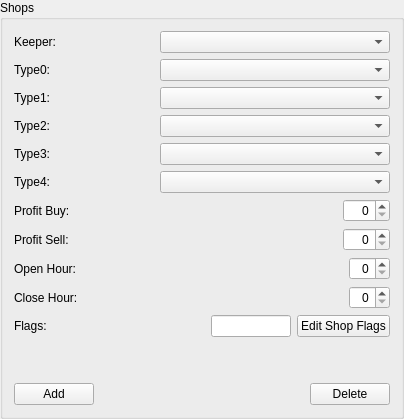
           <widget class="QGroupBox" name="shopBox">
            <property name="title">
             <string>Shops</string>
            </property>
            <layout class="QVBoxLayout">
             <item>
              <layout class="QHBoxLayout">
               <property name="margin">
                <number>0</number>
               </property>
               <item>
                <widget class="QLabel" name="label_99">
                 <property name="minimumSize">
                  <size>
                   <width>100</width>
                   <height>0</height>
                  </size>
                 </property>
                 <property name="maximumSize">
                  <size>
                   <width>100</width>
                   <height>16777215</height>
                  </size>
                 </property>
                 <property name="text">
                  <string>Keeper:</string>
                 </property>
                </widget>
               </item>
               <item>
                <spacer>
                 <property name="orientation">
                  <enum>Qt::Horizontal</enum>
                 </property>
                 <property name="sizeHint" stdset="0">
                  <size>
                   <width>40</width>
                   <height>20</height>
                  </size>
                 </property>
                </spacer>
               </item>
               <item>
                <widget class="QComboBox" name="shopKeeperBox">
                 <property name="minimumSize">
                  <size>
                   <width>230</width>
                   <height>0</height>
                  </size>
                 </property>
                 <property name="focusPolicy">
                  <enum>Qt::WheelFocus</enum>
                 </property>
                </widget>
               </item>
              </layout>
             </item>
             <item>
              <layout class="QHBoxLayout">
               <property name="margin">
                <number>0</number>
               </property>
               <item>
                <widget class="QLabel" name="label_100">
                 <property name="minimumSize">
                  <size>
                   <width>100</width>
                   <height>0</height>
                  </size>
                 </property>
                 <property name="maximumSize">
                  <size>
                   <width>100</width>
                   <height>16777215</height>
                  </size>
                 </property>
                 <property name="text">
                  <string>Type0:</string>
                 </property>
                </widget>
               </item>
               <item>
                <spacer>
                 <property name="orientation">
                  <enum>Qt::Horizontal</enum>
                 </property>
                 <property name="sizeHint" stdset="0">
                  <size>
                   <width>40</width>
                   <height>20</height>
                  </size>
                 </property>
                </spacer>
               </item>
               <item>
                <widget class="QComboBox" name="shopType0Box">
                 <property name="minimumSize">
                  <size>
                   <width>230</width>
                   <height>0</height>
                  </size>
                 </property>
                 <property name="focusPolicy">
                  <enum>Qt::WheelFocus</enum>
                 </property>
                </widget>
               </item>
              </layout>
             </item>
             <item>
              <layout class="QHBoxLayout">
               <property name="margin">
                <number>0</number>
               </property>
               <item>
                <widget class="QLabel" name="label_101">
                 <property name="minimumSize">
                  <size>
                   <width>100</width>
                   <height>0</height>
                  </size>
                 </property>
                 <property name="maximumSize">
                  <size>
                   <width>100</width>
                   <height>16777215</height>
                  </size>
                 </property>
                 <property name="text">
                  <string>Type1:</string>
                 </property>
                </widget>
               </item>
               <item>
                <spacer>
                 <property name="orientation">
                  <enum>Qt::Horizontal</enum>
                 </property>
                 <property name="sizeHint" stdset="0">
                  <size>
                   <width>40</width>
                   <height>20</height>
                  </size>
                 </property>
                </spacer>
               </item>
               <item>
                <widget class="QComboBox" name="shopType1Box">
                 <property name="minimumSize">
                  <size>
                   <width>230</width>
                   <height>0</height>
                  </size>
                 </property>
                 <property name="focusPolicy">
                  <enum>Qt::WheelFocus</enum>
                 </property>
                </widget>
               </item>
              </layout>
             </item>
             <item>
              <layout class="QHBoxLayout">
               <property name="margin">
                <number>0</number>
               </property>
               <item>
                <widget class="QLabel" name="label_102">
                 <property name="minimumSize">
                  <size>
                   <width>100</width>
                   <height>0</height>
                  </size>
                 </property>
                 <property name="maximumSize">
                  <size>
                   <width>100</width>
                   <height>16777215</height>
                  </size>
                 </property>
                 <property name="text">
                  <string>Type2:</string>
                 </property>
                </widget>
               </item>
               <item>
                <spacer>
                 <property name="orientation">
                  <enum>Qt::Horizontal</enum>
                 </property>
                 <property name="sizeHint" stdset="0">
                  <size>
                   <width>40</width>
                   <height>20</height>
                  </size>
                 </property>
                </spacer>
               </item>
               <item>
                <widget class="QComboBox" name="shopType2Box">
                 <property name="minimumSize">
                  <size>
                   <width>230</width>
                   <height>0</height>
                  </size>
                 </property>
                 <property name="focusPolicy">
                  <enum>Qt::WheelFocus</enum>
                 </property>
                </widget>
               </item>
              </layout>
             </item>
             <item>
              <layout class="QHBoxLayout">
               <property name="margin">
                <number>0</number>
               </property>
               <item>
                <widget class="QLabel" name="label_103">
                 <property name="minimumSize">
                  <size>
                   <width>100</width>
                   <height>0</height>
                  </size>
                 </property>
                 <property name="maximumSize">
                  <size>
                   <width>100</width>
                   <height>16777215</height>
                  </size>
                 </property>
                 <property name="text">
                  <string>Type3:</string>
                 </property>
                </widget>
               </item>
               <item>
                <spacer>
                 <property name="orientation">
                  <enum>Qt::Horizontal</enum>
                 </property>
                 <property name="sizeHint" stdset="0">
                  <size>
                   <width>40</width>
                   <height>20</height>
                  </size>
                 </property>
                </spacer>
               </item>
               <item>
                <widget class="QComboBox" name="shopType3Box">
                 <property name="minimumSize">
                  <size>
                   <width>230</width>
                   <height>0</height>
                  </size>
                 </property>
                 <property name="focusPolicy">
                  <enum>Qt::WheelFocus</enum>
                 </property>
                </widget>
               </item>
              </layout>
             </item>
             <item>
              <layout class="QHBoxLayout">
               <property name="margin">
                <number>0</number>
               </property>
               <item>
                <widget class="QLabel" name="label_104">
                 <property name="minimumSize">
                  <size>
                   <width>100</width>
                   <height>0</height>
                  </size>
                 </property>
                 <property name="maximumSize">
                  <size>
                   <width>100</width>
                   <height>16777215</height>
                  </size>
                 </property>
                 <property name="text">
                  <string>Type4:</string>
                 </property>
                </widget>
               </item>
               <item>
                <spacer>
                 <property name="orientation">
                  <enum>Qt::Horizontal</enum>
                 </property>
                 <property name="sizeHint" stdset="0">
                  <size>
                   <width>40</width>
                   <height>20</height>
                  </size>
                 </property>
                </spacer>
               </item>
               <item>
                <widget class="QComboBox" name="shopType4Box">
                 <property name="minimumSize">
                  <size>
                   <width>230</width>
                   <height>0</height>
                  </size>
                 </property>
                 <property name="focusPolicy">
                  <enum>Qt::WheelFocus</enum>
                 </property>
                </widget>
               </item>
              </layout>
             </item>
             <item>
              <layout class="QHBoxLayout">
               <property name="margin">
                <number>0</number>
               </property>
               <item>
                <widget class="QLabel" name="label_105">
                 <property name="minimumSize">
                  <size>
                   <width>100</width>
                   <height>0</height>
                  </size>
                 </property>
                 <property name="maximumSize">
                  <size>
                   <width>100</width>
                   <height>16777215</height>
                  </size>
                 </property>
                 <property name="text">
                  <string>Profit Buy:</string>
                 </property>
                </widget>
               </item>
               <item>
                <spacer>
                 <property name="orientation">
                  <enum>Qt::Horizontal</enum>
                 </property>
                 <property name="sizeHint" stdset="0">
                  <size>
                   <width>40</width>
                   <height>20</height>
                  </size>
                 </property>
                </spacer>
               </item>
               <item>
                <widget class="QSpinBox" name="shopProfitBuyBox">
                 <property name="focusPolicy">
                  <enum>Qt::WheelFocus</enum>
                 </property>
                 <property name="alignment">
                  <set>Qt::AlignRight|Qt::AlignVCenter</set>
                 </property>
                 <property name="maximum">
                  <number>500</number>
                 </property>
                 <property name="value">
                  <number>0</number>
                 </property>
                </widget>
               </item>
              </layout>
             </item>
             <item>
              <layout class="QHBoxLayout">
               <property name="margin">
                <number>0</number>
               </property>
               <item>
                <widget class="QLabel" name="label_106">
                 <property name="minimumSize">
                  <size>
                   <width>100</width>
                   <height>0</height>
                  </size>
                 </property>
                 <property name="maximumSize">
                  <size>
                   <width>100</width>
                   <height>16777215</height>
                  </size>
                 </property>
                 <property name="text">
                  <string>Profit Sell:</string>
                 </property>
                </widget>
               </item>
               <item>
                <spacer>
                 <property name="orientation">
                  <enum>Qt::Horizontal</enum>
                 </property>
                 <property name="sizeHint" stdset="0">
                  <size>
                   <width>40</width>
                   <height>20</height>
                  </size>
                 </property>
                </spacer>
               </item>
               <item>
                <widget class="QSpinBox" name="shopProfitSellBox">
                 <property name="focusPolicy">
                  <enum>Qt::WheelFocus</enum>
                 </property>
                 <property name="alignment">
                  <set>Qt::AlignRight|Qt::AlignVCenter</set>
                 </property>
                 <property name="maximum">
                  <number>500</number>
                 </property>
                </widget>
               </item>
              </layout>
             </item>
             <item>
              <layout class="QHBoxLayout">
               <property name="margin">
                <number>0</number>
               </property>
               <item>
                <widget class="QLabel" name="label_107">
                 <property name="minimumSize">
                  <size>
                   <width>100</width>
                   <height>0</height>
                  </size>
                 </property>
                 <property name="maximumSize">
                  <size>
                   <width>100</width>
                   <height>16777215</height>
                  </size>
                 </property>
                 <property name="text">
                  <string>Open Hour:</string>
                 </property>
                </widget>
               </item>
               <item>
                <spacer>
                 <property name="orientation">
                  <enum>Qt::Horizontal</enum>
                 </property>
                 <property name="sizeHint" stdset="0">
                  <size>
                   <width>40</width>
                   <height>20</height>
                  </size>
                 </property>
                </spacer>
               </item>
               <item>
                <widget class="QSpinBox" name="shopOpenBox">
                 <property name="focusPolicy">
                  <enum>Qt::WheelFocus</enum>
                 </property>
                 <property name="alignment">
                  <set>Qt::AlignRight|Qt::AlignVCenter</set>
                 </property>
                 <property name="maximum">
                  <number>23</number>
                 </property>
                </widget>
               </item>
              </layout>
             </item>
             <item>
              <layout class="QHBoxLayout">
               <property name="margin">
                <number>0</number>
               </property>
               <item>
                <widget class="QLabel" name="label_108">
                 <property name="minimumSize">
                  <size>
                   <width>100</width>
                   <height>0</height>
                  </size>
                 </property>
                 <property name="maximumSize">
                  <size>
                   <width>100</width>
                   <height>16777215</height>
                  </size>
                 </property>
                 <property name="text">
                  <string>Close Hour:</string>
                 </property>
                </widget>
               </item>
               <item>
                <spacer>
                 <property name="orientation">
                  <enum>Qt::Horizontal</enum>
                 </property>
                 <property name="sizeHint" stdset="0">
                  <size>
                   <width>40</width>
                   <height>20</height>
                  </size>
                 </property>
                </spacer>
               </item>
               <item>
                <widget class="QSpinBox" name="shopCloseBox">
                 <property name="focusPolicy">
                  <enum>Qt::WheelFocus</enum>
                 </property>
                 <property name="alignment">
                  <set>Qt::AlignRight|Qt::AlignVCenter</set>
                 </property>
                 <property name="maximum">
                  <number>23</number>
                 </property>
                </widget>
               </item>
              </layout>
             </item>
             <item>
              <layout class="QHBoxLayout">
               <property name="margin">
                <number>0</number>
               </property>
               <item>
                <widget class="QLabel" name="label_109">
                 <property name="minimumSize">
                  <size>
                   <width>100</width>
                   <height>0</height>
                  </size>
                 </property>
                 <property name="maximumSize">
                  <size>
                   <width>100</width>
                   <height>16777215</height>
                  </size>
                 </property>
                 <property name="text">
                  <string>Flags:</string>
                 </property>
                </widget>
               </item>
               <item>
                <spacer>
                 <property name="orientation">
                  <enum>Qt::Horizontal</enum>
                 </property>
                 <property name="sizeHint" stdset="0">
                  <size>
                   <width>40</width>
                   <height>20</height>
                  </size>
                 </property>
                </spacer>
               </item>
               <item>
                <widget class="QLineEdit" name="shopFlagsEdit">
                 <property name="minimumSize">
                  <size>
                   <width>80</width>
                   <height>0</height>
                  </size>
                 </property>
                 <property name="maximumSize">
                  <size>
                   <width>80</width>
                   <height>16777215</height>
                  </size>
                 </property>
                 <property name="focusPolicy">
                  <enum>Qt::StrongFocus</enum>
                 </property>
                 <property name="alignment">
                  <set>Qt::AlignRight|Qt::AlignVCenter</set>
                 </property>
                </widget>
               </item>
               <item>
                <widget class="QPushButton" name="shopFlagsButton">
                 <property name="sizePolicy">
                  <sizepolicy hsizetype="Maximum" vsizetype="Fixed">
                   <horstretch>0</horstretch>
                   <verstretch>0</verstretch>
                  </sizepolicy>
                 </property>
                 <property name="focusPolicy">
                  <enum>Qt::StrongFocus</enum>
                 </property>
                 <property name="text">
                  <string>Edit Shop Flags</string>
                 </property>
                </widget>
               </item>
              </layout>
             </item>
             <item>
              <spacer>
               <property name="orientation">
                <enum>Qt::Vertical</enum>
               </property>
               <property name="sizeHint" stdset="0">
                <size>
                 <width>20</width>
                 <height>40</height>
                </size>
               </property>
              </spacer>
             </item>
             <item>
              <layout class="QHBoxLayout">
               <property name="margin">
                <number>0</number>
               </property>
               <item>
                <widget class="QPushButton" name="shopAddButton">
                 <property name="focusPolicy">
                  <enum>Qt::StrongFocus</enum>
                 </property>
                 <property name="text">
                  <string>Add</string>
                 </property>
                </widget>
               </item>
               <item>
                <spacer>
                 <property name="orientation">
                  <enum>Qt::Horizontal</enum>
                 </property>
                 <property name="sizeHint" stdset="0">
                  <size>
                   <width>40</width>
                   <height>20</height>
                  </size>
                 </property>
                </spacer>
               </item>
               <item>
                <widget class="QPushButton" name="shopDeleteButton">
                 <property name="focusPolicy">
                  <enum>Qt::StrongFocus</enum>
                 </property>
                 <property name="text">
                  <string>Delete</string>
                 </property>
                </widget>
               </item>
              </layout>
             </item>
            </layout>
           </widget>
